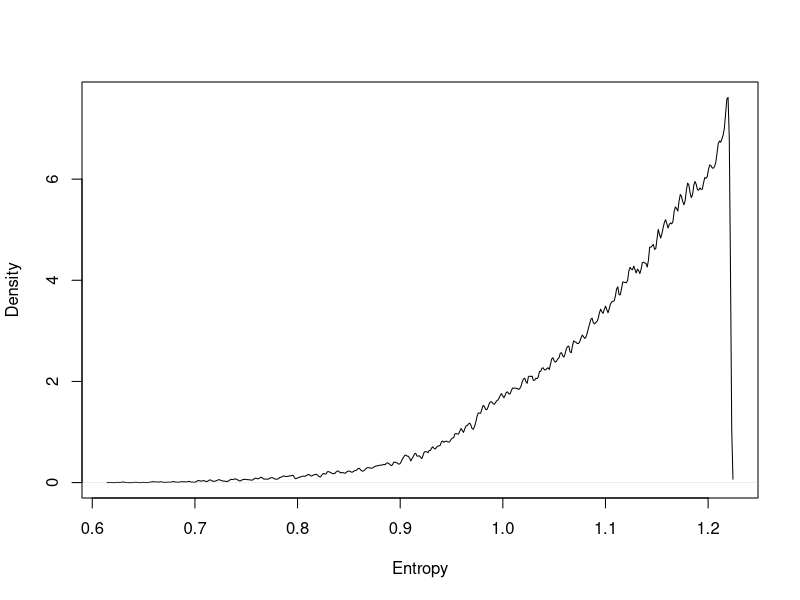

Here is the R script that generated this plot:
## ---- chunk 1
# Distribution of pebbles
p <- list()
p$A <- c(0,0,10,0,0)
p$B <- c(0,1,8,1,0)
p$C <- c(0,2,6,2,0)
p$D <- c(1,2,4,2,1)
p$E <- c(2,2,2,2,2)

p_norm <- lapply( p , function(q) q/sum(q))

H <- sapply( p_norm , function(q) -sum(ifelse(q==0,0,q*log(q))) )
H
## ---- chunk 2
# build list of the candidate distributions
p <- list()
p[[1]] <- c(1/4,1/4,1/4,1/4)
p[[2]] <- c(2/6,1/6,1/6,2/6)
p[[3]] <- c(1/6,2/6,2/6,1/6)
p[[4]] <- c(1/8,4/8,2/8,1/8)

# compute expected value of each
sapply( p , function(p) sum(p*c(0,1,1,2)) )

# compute entropy of each distribution
sapply( p , function(p) -sum( p*log(p) ) )
## ---- chunk 3
sim.p <- function(G=1.4) {
    x123 <- runif(3)
    x4 <- ( (G)*sum(x123)-x123[2]-x123[3] )/(2-G)
    z <- sum( c(x123,x4) )
    p <- c( x123 , x4 )/z
    list( H=-sum( p*log(p) ) , p=p )
}

H <- replicate( 1e5 , sim.p(1.4) )
plot(density( as.numeric(H[1,]) , adj=0.1 ), main = "", xlab = "Entropy")
## ---- chunk 4
entropies <- as.numeric(H[1,])
distributions <- H[2,]

distributions[ which.max(entropies) ]
max(entropies)

# Theoretical maximum entropy distribution
p <- 0.7
( A <- c( (1-p)^2 , p*(1-p) , (1-p)*p , p^2 ) )
-sum( A*log(A) )
